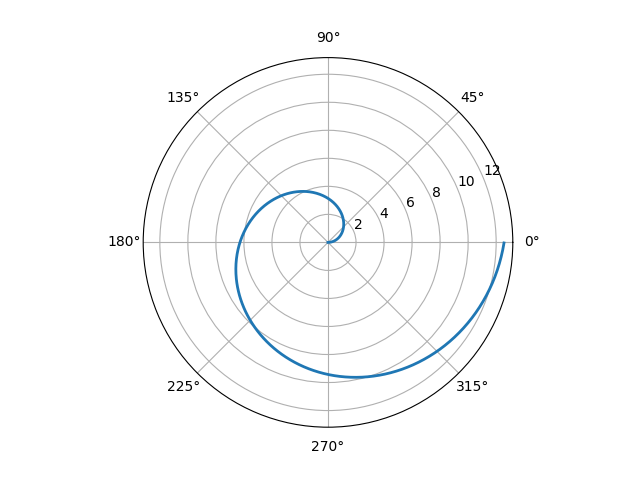

The script that saved this image:
import numpy as np
import matplotlib.pyplot as plt
plt.subplot(111, polar=True)
phi = np.arange(0, 2*np.pi, 0.01)
rho = 2*phi
plt.plot(phi, rho, lw=2)
plt.savefig('plot_2_polar.png')
plt.show()
